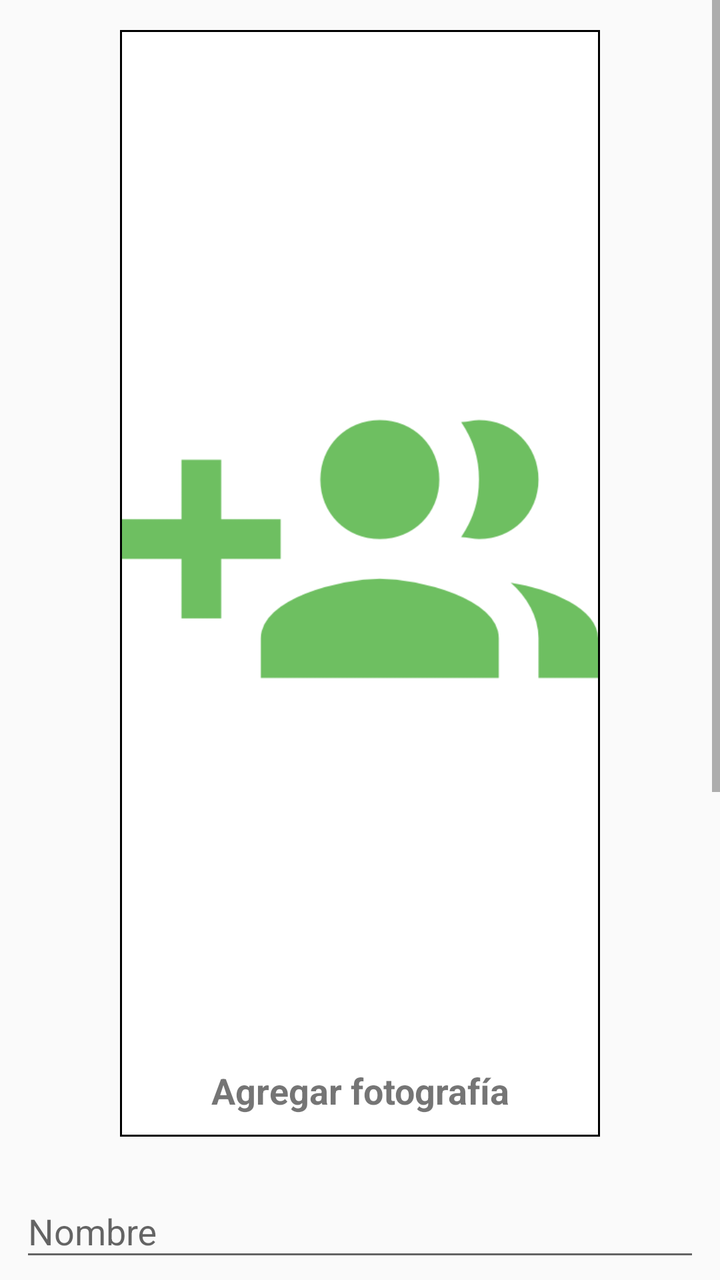
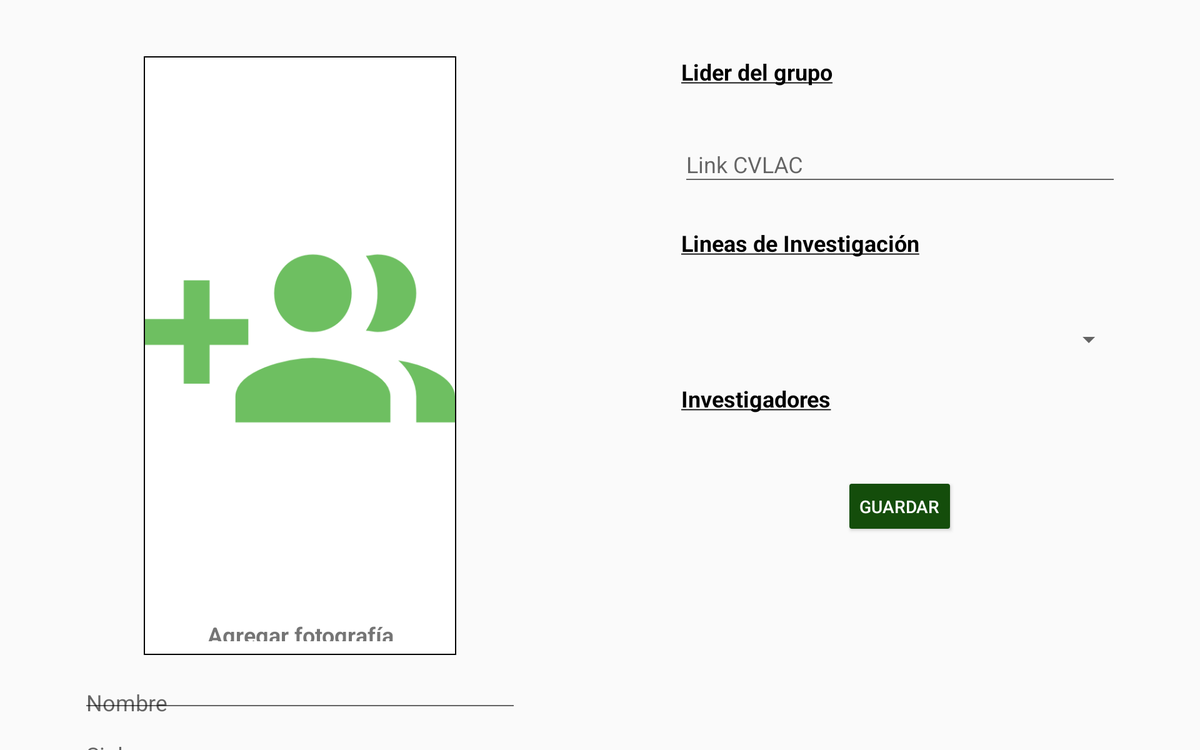

The same Android screen from two of the app's own layout files: first res/layout/ as a phone draws it, then the repository's variant for another configuration, drawn on a device whose configuration selects that folder. Both files follow.
<!-- AndroidManifest.xml: application theme AppTheme -->
<!-- res/layout/fragment_add_group.xml -->
<LinearLayout xmlns:android="http://schemas.android.com/apk/res/android"
    xmlns:tools="http://schemas.android.com/tools"
    android:layout_width="match_parent"
    android:layout_height="match_parent"
    android:weightSum="1"
    tools:context="roy.cvuq.uniquindio.edu.co.cvuqv1.fragment.registro_gupo.AddGroupFragment">

    <ScrollView
        android:id="@+id/scroll_view_add_group"
        android:layout_width="match_parent"
        android:layout_height="match_parent">

        <LinearLayout
            android:layout_width="match_parent"
            android:layout_height="wrap_content"
            android:gravity="center_horizontal"
            android:orientation="vertical"
            android:paddingLeft="10dp"
            android:paddingRight="10dp">

            <LinearLayout
                android:id="@+id/agregar_imagen"
                android:layout_width="match_parent"
                android:layout_height="wrap_content"
                android:layout_marginLeft="@dimen/add_img_marginLR"
                android:layout_marginRight="@dimen/add_img_marginLR"
                android:layout_marginTop="15dp"
                android:background="@drawable/border_black"
                android:orientation="vertical"
                android:padding="1dp">

                <ImageView
                    android:id="@+id/image_group"
                    android:layout_width="match_parent"
                    android:layout_height="match_parent"
                    android:src="@drawable/add_group" />

                <TextView
                    android:id="@+id/texto_fotografia_add_group"
                    android:layout_width="match_parent"
                    android:layout_height="wrap_content"
                    android:layout_marginBottom="10dp"
                    android:gravity="center_horizontal"
                    android:text="@string/texto_agregar_fotografia"
                    android:textSize="@dimen/textSize_add"
                    android:textStyle="bold" />

            </LinearLayout>

            <Space
                android:layout_width="wrap_content"
                android:layout_height="15dp" />

            <android.support.design.widget.TextInputLayout
                android:layout_width="match_parent"
                android:layout_height="wrap_content">

                <android.support.design.widget.TextInputEditText
                    android:id="@+id/nombre"
                    android:layout_width="match_parent"
                    android:layout_height="wrap_content"
                    android:hint="@string/texto_nombre"
                    android:inputType="text" />

            </android.support.design.widget.TextInputLayout>

            <android.support.design.widget.TextInputLayout
                android:layout_width="match_parent"
                android:layout_height="wrap_content">

                <android.support.design.widget.TextInputEditText
                    android:id="@+id/apellido"
                    android:layout_width="match_parent"
                    android:layout_height="wrap_content"
                    android:hint="@string/texto_siglas"
                    android:inputType="text" />

            </android.support.design.widget.TextInputLayout>

            <android.support.design.widget.TextInputLayout
                android:layout_width="match_parent"
                android:layout_height="wrap_content">

                <android.support.design.widget.TextInputEditText
                    android:id="@+id/correo"
                    android:layout_width="match_parent"
                    android:layout_height="wrap_content"
                    android:hint="@string/texto_correo"
                    android:inputType="textEmailAddress" />

            </android.support.design.widget.TextInputLayout>

            <TextView
                android:id="@+id/lider_grupo"
                android:layout_width="match_parent"
                android:layout_height="wrap_content"
                android:layout_margin="6dp"
                android:text="@string/texto_lider_grupo"
                android:textColor="@color/colorBlack"
                android:textSize="@dimen/textSize_add"
                android:textStyle="bold" />

            <android.support.design.widget.TextInputLayout
                android:layout_width="match_parent"
                android:layout_height="wrap_content">

                <android.support.design.widget.TextInputEditText
                    android:id="@+id/link_cvlac"
                    android:layout_width="match_parent"
                    android:layout_height="wrap_content"
                    android:hint="@string/texto_link_cvlac"
                    android:inputType="textUri" />

            </android.support.design.widget.TextInputLayout>

            <TextView
                android:id="@+id/lineas_investigacion"
                android:layout_width="match_parent"
                android:layout_height="wrap_content"
                android:layout_margin="6dp"
                android:text="@string/texto_lineas_investigacion"
                android:textColor="@color/colorBlack"
                android:textSize="@dimen/textSize_add"
                android:textStyle="bold" />

            <Spinner
                android:id="@+id/spinner_categoria"
                android:layout_width="match_parent"
                android:layout_height="@dimen/spinner_height_add"
                android:layout_alignParentTop="true"
                android:layout_centerHorizontal="true"
                android:layout_marginTop="5dp" />

            <TextView
                android:id="@+id/investigadores"
                android:layout_width="match_parent"
                android:layout_height="wrap_content"
                android:layout_margin="6dp"
                android:text="@string/texto_investigadores_underline"
                android:textColor="@color/colorBlack"
                android:textSize="@dimen/textSize_add"
                android:textStyle="bold" />

            <Button
                android:id="@+id/guardar_grupo"
                android:layout_width="wrap_content"
                android:layout_height="wrap_content"
                android:layout_marginBottom="@dimen/buttonMargin_add"
                android:layout_marginTop="@dimen/buttonMargin_add"
                android:backgroundTint="@color/colorDarkGreen"
                android:elevation="1dp"
                android:text="@string/texto_guardar"
                android:textColor="@color/colorWhite"
                android:theme="@style/PrimaryButton" />

        </LinearLayout>

    </ScrollView>

</LinearLayout>
<!-- resources referenced by this layout -->
<resources>
  <color name="colorBlack">#000000</color>
  <color name="colorDarkGreen">#144d0b</color>
  <color name="colorWhite">#ffffff</color>
  <dimen name="add_img_marginLR">50dp</dimen>
  <dimen name="buttonMargin_add">20dp</dimen>
  <dimen name="spinner_height_add">40dp</dimen>
  <dimen name="textSize_add">18sp</dimen>
  <!-- drawable add_group: png bitmap (drawable, 8580 bytes) -->
  <!-- drawable border_black (drawable) -->
  <?xml version="1.0" encoding="utf-8"?>
  <shape xmlns:android="http://schemas.android.com/apk/res/android">
      <solid android:color="#FFFFFF" />
      <stroke
          android:width="1dp"
          android:color="@color/colorBlack" />
      <padding
          android:bottom="1dp"
          android:left="1dp"
          android:right="1dp"
          android:top="1dp" />
  </shape>
  <string name="texto_agregar_fotografia">Agregar fotografía</string>
  <string name="texto_correo">Correo</string>
  <string name="texto_guardar">Guardar</string>
  <string name="texto_investigadores_underline"><u>Investigadores</u></string>
  <string name="texto_lider_grupo"><u>Lider del grupo</u></string>
  <string name="texto_lineas_investigacion"><u>Lineas de Investigación</u></string>
  <string name="texto_link_cvlac">Link CVLAC</string>
  <string name="texto_nombre">Nombre</string>
  <string name="texto_siglas">Siglas</string>
  <style name="PrimaryButton" parent="Theme.AppCompat">
          <item name="colorButtonNormal">@color/colorDarkGreen</item>
          <item name="colorControlHighlight">@color/colorGreen</item>
      </style>
  <style name="AppTheme" parent="Theme.AppCompat.Light.NoActionBar">
          <item name="colorPrimary">@color/colorPrimary</item>
          <item name="colorPrimaryDark">@color/colorPrimaryDark</item>
          <item name="colorAccent">@color/colorAccent</item>
      </style>
  <color name="colorGreen">#6ebf61</color>
  <color name="colorPrimary">#144d0b</color>
  <color name="colorPrimaryDark">#FF000000</color>
  <color name="colorAccent">#020202</color>
</resources>
<!-- res/layout-large-land/fragment_add_group.xml (the repository's variant of the layout above) -->
<!-- drawn on a 7-inch tablet turned sideways -->
<?xml version="1.0" encoding="utf-8"?>
<LinearLayout xmlns:android="http://schemas.android.com/apk/res/android"
    xmlns:tools="http://schemas.android.com/tools"
    android:layout_width="match_parent"
    android:layout_height="match_parent"
    android:orientation="horizontal"
    tools:context="roy.cvuq.uniquindio.edu.co.cvuqv1.fragment.registro_gupo.AddGroupFragment">

    <LinearLayout
        android:layout_width="match_parent"
        android:layout_height="match_parent"
        android:layout_weight="0.5"
        android:gravity="center_horizontal"
        android:orientation="vertical"
        android:paddingEnd="65dp"
        android:paddingLeft="10dp"
        android:paddingRight="10dp"
        android:paddingStart="65dp"
        android:weightSum="1">

        <LinearLayout
            android:id="@+id/agregar_imagen"
            android:layout_width="match_parent"
            android:layout_height="wrap_content"
            android:layout_marginLeft="@dimen/add_img_marginLR"
            android:layout_marginRight="@dimen/add_img_marginLR"
            android:layout_marginTop="45dp"
            android:layout_weight="0.4"
            android:background="@drawable/border_black"
            android:orientation="vertical"
            android:padding="1dp"
            android:weightSum="1">

            <ImageView
                android:id="@+id/image_group"
                android:layout_width="match_parent"
                android:layout_height="match_parent"
                android:layout_weight="0.8"
                android:src="@drawable/add_group" />

            <TextView
                android:id="@+id/texto_fotografia_add_group"
                android:layout_width="match_parent"
                android:layout_height="wrap_content"
                android:layout_marginBottom="10dp"
                android:layout_weight="0.2"
                android:gravity="center_horizontal"
                android:text="@string/texto_agregar_fotografia"
                android:textSize="@dimen/textSize_add"
                android:textStyle="bold" />

        </LinearLayout>

        <Space
            android:layout_width="wrap_content"
            android:layout_height="7dp" />

        <android.support.design.widget.TextInputLayout
            android:layout_width="match_parent"
            android:layout_height="wrap_content"
            android:layout_marginTop="8dp"
            android:layout_weight="0.1">

            <android.support.design.widget.TextInputEditText
                android:id="@+id/nombre"
                android:layout_width="match_parent"
                android:layout_height="wrap_content"
                android:hint="@string/texto_nombre"
                android:inputType="text" />

        </android.support.design.widget.TextInputLayout>

        <android.support.design.widget.TextInputLayout
            android:layout_width="match_parent"
            android:layout_height="wrap_content"
            android:layout_marginTop="8dp"
            android:layout_weight="0.1">

            <android.support.design.widget.TextInputEditText
                android:id="@+id/apellido"
                android:layout_width="match_parent"
                android:layout_height="wrap_content"
                android:hint="@string/texto_siglas"
                android:inputType="text" />

        </android.support.design.widget.TextInputLayout>

        <android.support.design.widget.TextInputLayout
            android:layout_width="match_parent"
            android:layout_height="wrap_content"
            android:layout_marginTop="8dp"
            android:layout_weight="0.1">

            <android.support.design.widget.TextInputEditText
                android:id="@+id/correo"
                android:layout_width="match_parent"
                android:layout_height="wrap_content"
                android:hint="@string/texto_correo"
                android:inputType="textEmailAddress" />

        </android.support.design.widget.TextInputLayout>
    </LinearLayout>

    <LinearLayout
        android:layout_width="match_parent"
        android:layout_height="match_parent"
        android:layout_marginTop="45dp"
        android:layout_weight="0.5"
        android:gravity="center_horizontal"
        android:orientation="vertical"
        android:paddingEnd="65dp"
        android:paddingLeft="10dp"
        android:paddingRight="10dp"
        android:paddingStart="65dp"
        android:weightSum="1">

        <TextView
            android:id="@+id/lider_grupo"
            android:layout_width="match_parent"
            android:layout_height="wrap_content"
            android:layout_weight="0.10"
            android:text="@string/texto_lider_grupo"
            android:textColor="@color/colorBlack"
            android:textSize="@dimen/textSize_add"
            android:textStyle="bold" />

        <android.support.design.widget.TextInputLayout
            android:layout_width="match_parent"
            android:layout_height="wrap_content"
            android:layout_weight="0.10">

            <android.support.design.widget.TextInputEditText
                android:id="@+id/link_cvlac"
                android:layout_width="match_parent"
                android:layout_height="wrap_content"
                android:hint="@string/texto_link_cvlac"
                android:inputType="textUri" />

        </android.support.design.widget.TextInputLayout>

        <TextView
            android:id="@+id/lineas_investigacion"
            android:layout_width="match_parent"
            android:layout_height="wrap_content"
            android:layout_weight="0.10"
            android:text="@string/texto_lineas_investigacion"
            android:textColor="@color/colorBlack"
            android:textSize="@dimen/textSize_add"
            android:textStyle="bold" />

        <Spinner
            android:id="@+id/spinner_categoria"
            android:layout_width="match_parent"
            android:layout_height="@dimen/spinner_height_add"
            android:layout_weight="0.10" />

        <TextView
            android:id="@+id/investigadores"
            android:layout_width="match_parent"
            android:layout_height="wrap_content"
            android:layout_weight="0.10"
            android:text="@string/texto_investigadores_underline"
            android:textColor="@color/colorBlack"
            android:textSize="@dimen/textSize_add"
            android:textStyle="bold" />

        <Button
            android:id="@+id/guardar_grupo"
            android:layout_width="wrap_content"
            android:layout_height="wrap_content"
            android:layout_marginBottom="@dimen/buttonMargin_add"
            android:layout_marginTop="@dimen/buttonMargin_add"
            android:backgroundTint="@color/colorDarkGreen"
            android:elevation="1dp"
            android:text="@string/texto_guardar"
            android:textColor="@color/colorWhite"
            android:theme="@style/PrimaryButton" />

    </LinearLayout>

</LinearLayout>
